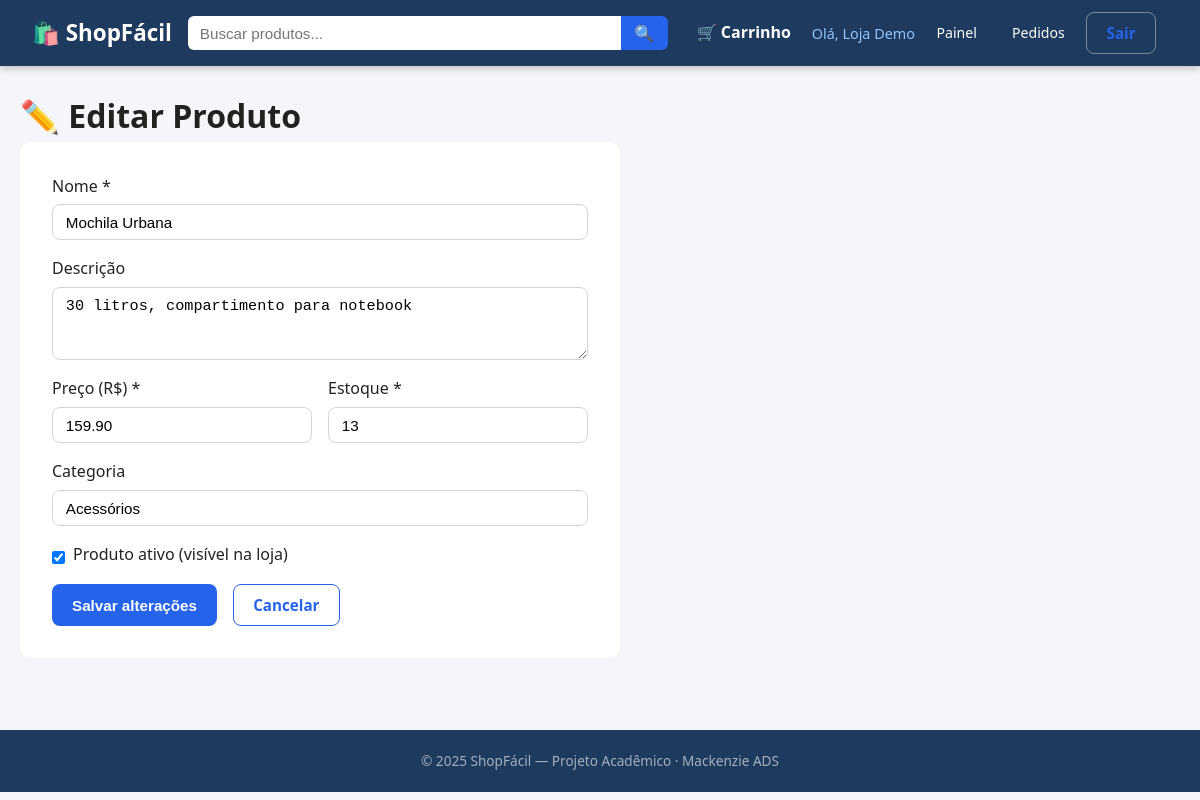
The app's page /loja/produto/3/editar (signed in) with its own data.
### tables this page shows
CREATE TABLE produto (
            id          INTEGER PRIMARY KEY AUTOINCREMENT,
            lojista_id  INTEGER NOT NULL REFERENCES usuario(id),
            nome        TEXT NOT NULL,
            descricao   TEXT,
            preco       REAL NOT NULL,
            estoque     INTEGER NOT NULL DEFAULT 0,
            categoria   TEXT,
            ativo       INTEGER NOT NULL DEFAULT 1
        );

### app.py (the view, shortened to what this page needs)
@app.route('/loja/produto/<int:pid>/editar', methods=['GET', 'POST'])
@login_required
@lojista_required
def loja_produto_editar(pid):
    p = query("SELECT * FROM produto WHERE id=? AND lojista_id=?",
              (pid, session['user_id']), one=True)
    if not p:
        flash('Produto não encontrado.', 'danger')
        return redirect(url_for('loja_dashboard'))
    return render_template('loja_produto_form.html', produto=p)

### app.py (called while the page is built)
def get_db():
    if 'db' not in g:
        g.db = sqlite3.connect(DATABASE)
        g.db.row_factory = sqlite3.Row
        g.db.execute("PRAGMA foreign_keys = ON")
    return g.db

def query(sql, args=(), one=False):
    cur = get_db().execute(sql, args)
    rv = cur.fetchall()
    return (rv[0] if rv else None) if one else rv

def login_required(f):
    @wraps(f)
    def decorated(*args, **kwargs):
        if 'user_id' not in session:
            flash('Faça login para continuar.', 'warning')
            return redirect(url_for('login'))
        return f(*args, **kwargs)
    return decorated

def lojista_required(f):
    @wraps(f)
    def decorated(*args, **kwargs):
        if session.get('user_tipo') != 'lojista':
            flash('Acesso restrito a lojistas.', 'danger')
            return redirect(url_for('index'))
        return f(*args, **kwargs)
    return decorated

def get_cart():
    return session.setdefault('cart', {})

def cart_count():
    return sum(get_cart().values())

### templates/loja_produto_form.html (shortened to what this page needs)
{% extends 'base.html' %}
{% block content %}
<h1>{{ '✏️ Editar' if produto else '➕ Novo' }} Produto</h1>
<form method="post" class="product-form">
  <label>Nome *
    <input type="text" name="nome" required value="{{ produto['nome'] if produto else '' }}">
  </label>
  <label>Descrição
    <textarea name="descricao" rows="3">{{ produto['descricao'] if produto else '' }}</textarea>
  </label>
  <div class="form-row">
    <label>Preço (R$) *
      <input type="number" name="preco" step="0.01" min="0.01" required
             value="{{ '%.2f'|format(produto['preco']) if produto else '' }}">
    </label>
    <label>Estoque *
      <input type="number" name="estoque" min="0" required
             value="{{ produto['estoque'] if produto else '' }}">
    </label>
  </div>
  <label>Categoria
    <input type="text" name="categoria" placeholder="Ex.: Roupas, Calçados, Eletrônicos…"
           value="{{ produto['categoria'] if produto else '' }}">
  </label>
  {% if produto %}
    <label class="checkbox-label">
      <input type="checkbox" name="ativo" value="1" {{ 'checked' if produto['ativo'] }}>
      Produto ativo (visível na loja)
    </label>
  {% endif %}
  <div class="form-actions">
    <button class="btn-primary">{{ 'Salvar alterações' if produto else 'Cadastrar produto' }}</button>
    <a href="{{ url_for('loja_dashboard') }}" class="btn-outline">Cancelar</a>
  </div>
</form>
{% endblock %}

### static/css/style.css (style rules this page uses)
*, *::before, *::after { box-sizing: border-box; margin: 0; padding: 0; }
body { font-family: 'Segoe UI', system-ui, sans-serif; background: #f5f6fa; color: #222; line-height: 1.6; }
a { color: #2563eb; text-decoration: none; }
.btn-primary { display: inline-block; background: #2563eb; color: #fff; padding: .55rem 1.25rem; border-radius: 8px; font-weight: 600; border: none; cursor: pointer; font-size: .95rem; transition: background .15s; }
.btn-outline { display: inline-block; border: 1.5px solid #2563eb; color: #2563eb; padding: .5rem 1.2rem; border-radius: 8px; font-weight: 600; background: transparent; cursor: pointer; font-size: .95rem; }
.form-row { display: grid; grid-template-columns: 1fr 1fr; gap: 1rem; }
.product-form { max-width: 600px; background: #fff; border-radius: 12px; padding: 2rem; }
.product-form label { display: block; margin-bottom: 1rem; font-weight: 500; }
.product-form input, .product-form textarea { display: block; width: 100%; margin-top: .3rem; padding: .55rem .8rem; border: 1.5px solid #d1d5db; border-radius: 8px; font-size: .95rem; }
.form-actions { display: flex; gap: 1rem; margin-top: 1rem; }
.checkbox-label { display: flex !important; align-items: center; gap: .5rem; }
.checkbox-label input { width: auto !important; }

### records on screen
produto: nome "Mochila Urbana", descricao "30 litros, compartimento para notebook", preco "159.90", estoque "13", categoria "Acessórios"

### other values on screen
{{ session.user_nome }} "Loja Demo"
{{ '✏️ Editar' if produto else '➕ Novo' }} "✏️ Editar"
{{ 'Salvar alterações' if produto else 'Cadastrar produto' }} "Salvar alterações"
